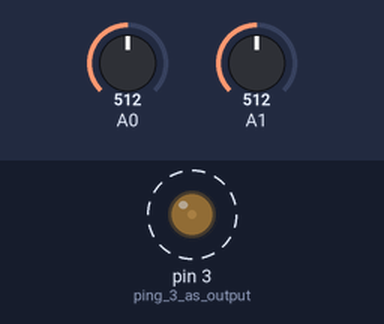
A sketch run on a simulated Arduino Uno, built with avr-gcc and run on an emulated ATmega328P. Shown: output pins drawn as LEDs (lit = HIGH). Dashed ring = blinking. The test bench sets the inputs (shaded band); at power-on: A0 = 512, A1 = 512. What the sketch prints to the serial monitor is not drawn.

Above: at 1.2 s.
1.3 s: A0 set to 0
4.3 s: A0 set to 122
At 4.66 s:
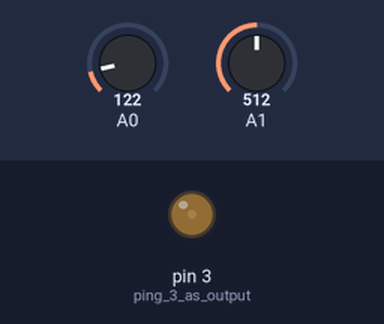
At 5.56 s:
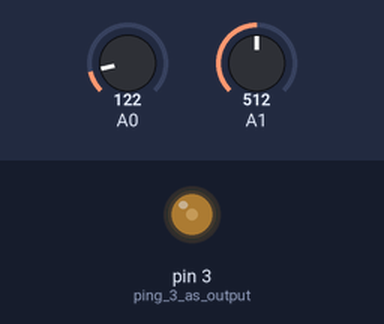
Timing chart, 0 to 13.3 s (numbered marks = the images above; inputs shaded):
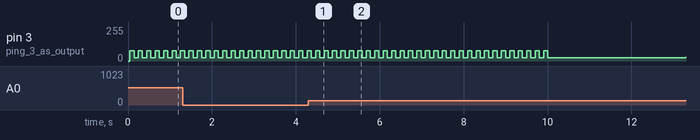

The sketch:

Function_Generator.ino
```cpp
#include "CE_FGen.h"

CE_FGen fg;

void setup() {
  fg.Begin(500); // ( sampling_freq )
  fg.Set(CE_SINUSOIDAL,5,1,1); // ( waveform , wave_freq , v_peak2peak , v_average )
}

int i;
void loop() {

  i+=fg.Poll(); //increase i each sample
  i%=25000; //to change to other waveforms

  if(i==0) fg.Set(CE_SINUSOIDAL,5,1,1);
  else if(i==5000) fg.Set(CE_SAWTOOTH,5,1,1);
  else if(i==10000) fg.Set(CE_SQUARE,5,1,1);
  else if(i==15000) fg.Set(CE_TRIANGULAR,5,1,1);
  else if(i==20000) fg.Set(CE_HARMONIC,5,1,1);

}
```

CE_FGen.h
```cpp
// (licence header left out)
#ifndef CE_FGEN_H
#define CE_FGEN_H
enum CE_Waveform {
  CE_HARMONIC,
  CE_SAWTOOTH,
  CE_SINUSOIDAL,
  CE_SQUARE,
  CE_TRIANGULAR
};

class CE_FGen {
private:
	float t; // time for waveform calculation
	float Ts; // sampling period
	float f; // frequency of the waveform to generate
	float vp; // peak voltage of the waveform to generate
	float va; // offset, average voltage level of the waveform to generate
	CE_Waveform wave; // waveform type to generate
public:
	void Begin(float Fs);
  void Set(CE_Waveform Wf, float Freq, float Vpp, float Vavg);//set waveform
	int Poll(); // poll for function generation task
	void SetV(float v); // set output voltage
	float Sample();
    void PrintAi();
};

void CE_FGen::Begin(float Fs) {
	pinMode(3, OUTPUT);//ping 3 as output
	TCCR2A = _BV(COM2A1) | _BV(COM2B1) | _BV(WGM21) | _BV(WGM20);//hardware timer
	TCCR2B = _BV(CS21);//pwm frequency
	Ts = 1 / Fs;
	t = 0;
	Serial.begin(115200);
}

void CE_FGen::Set(CE_Waveform Wf, float Freq, float Vpp, float Vavg){
  wave = Wf;
  f = Freq;
  vp = Vpp/2;
  va = Vavg;
}

int CE_FGen::Poll() {
	static float t0=0; // time reference for sampling interval calculation
	float t1; // time value in us
	int r = 0;
	t1 = micros();//read the current time in micro seconds
	if ((t1 - t0) >= (Ts * 1000000)) { //check the time difference
		t0 = t1; // update the time reference
		Sample();
		r=1;
	}//end of checking the time difference
	return r;
}

float CE_FGen::Sample() {
	float vo;
	t = fmod(t + Ts, 1 / f);// update the time in seconds
	switch (wave) {
   case CE_HARMONIC:
      vo = 0.5*sin(2 * PI * f * t)-0.3*sin(6 * PI * f * t)+0.2*sin(10 * PI * f * t);
      break;
		case CE_SAWTOOTH:
			vo = 2*t*f-1;
			break;
		case CE_SINUSOIDAL:
			vo = sin(2 * PI * f * t);
			break;
    case CE_SQUARE:
      if(t<(0.5/f)){
        vo = -1;
      }
      else {
        vo = 1;
      }
      break;
    case CE_TRIANGULAR:
      if(t<(0.5/f)){
        vo = 4*t*f-1;
      }
      else {
        vo = 4*(1/f-t)*f-1;
      }
      break;
    default:
      vo = sin(2 * PI * f * t);
      break;
	}
	vo = vo*vp + va; //scale and offset
	SetV(vo);
    PrintAi();
}

void CE_FGen::SetV(float v) {
	OCR2B = floor(v * 51 + 0.5);// 255/5= 51 , change from 0 - 5 V range to 0 - 255 pwm duty cycle count
}

// Read and Plot Ain
void CE_FGen::PrintAi() {
	Serial.print(float(analogRead(0)) / 204.6); Serial.print(" ");
	Serial.print(float(analogRead(1)) / 204.6); Serial.print("\n");
}

#endif // CE_FGEN_H
```
